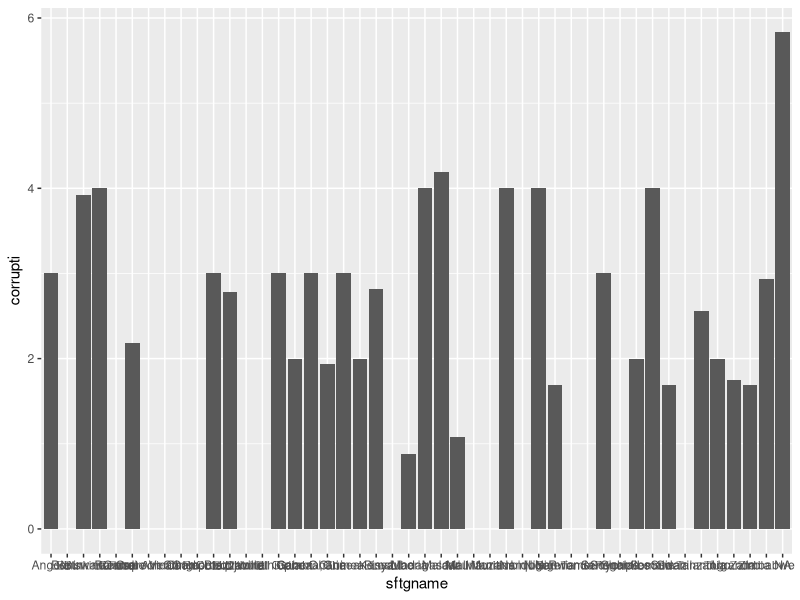

Generate this figure with R:
## ---- chunk 1
library(tidyverse)
violence<- read_csv(file="violence.csv")
ate_corruption <- violence |>
  filter(africa == 1) |>
  summarize(africa, corrupti, sftgname, agovdem80) |>
 mutate(Democracy=  if_else( corrupti <= 5, 
           "more_corrupt", "less_corrupt")) 
ate_corruption

corrupt_graph <- ate_corruption |>
ggplot(mapping = aes( x = sftgname, y= corrupti)) +
geom_col()

corrupt_graph
